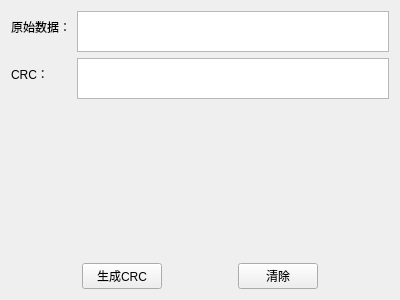
<?xml version="1.0" encoding="UTF-8"?>
<ui version="4.0">
 <class>CRCForm</class>
 <widget class="QWidget" name="CRCForm">
  <property name="geometry">
   <rect>
    <x>0</x>
    <y>0</y>
    <width>400</width>
    <height>300</height>
   </rect>
  </property>
  <property name="windowTitle">
   <string>计算CRC</string>
  </property>
  <property name="autoFillBackground">
   <bool>false</bool>
  </property>
  <layout class="QVBoxLayout" name="verticalLayout_2">
   <item>
    <layout class="QVBoxLayout" name="verticalLayout">
     <item>
      <layout class="QFormLayout" name="formLayout">
       <item row="0" column="0">
        <widget class="QLabel" name="label">
         <property name="text">
          <string>原始数据：</string>
         </property>
        </widget>
       </item>
       <item row="0" column="1">
        <widget class="QTextEdit" name="originalData">
         <property name="sizePolicy">
          <sizepolicy hsizetype="Preferred" vsizetype="Maximum">
           <horstretch>0</horstretch>
           <verstretch>0</verstretch>
          </sizepolicy>
         </property>
         <property name="maximumSize">
          <size>
           <width>16777215</width>
           <height>41</height>
          </size>
         </property>
        </widget>
       </item>
       <item row="1" column="0">
        <widget class="QLabel" name="label_2">
         <property name="text">
          <string>CRC：</string>
         </property>
        </widget>
       </item>
       <item row="1" column="1">
        <widget class="QTextEdit" name="CRCValue">
         <property name="sizePolicy">
          <sizepolicy hsizetype="Expanding" vsizetype="Maximum">
           <horstretch>0</horstretch>
           <verstretch>0</verstretch>
          </sizepolicy>
         </property>
         <property name="maximumSize">
          <size>
           <width>16777215</width>
           <height>41</height>
          </size>
         </property>
         <property name="readOnly">
          <bool>true</bool>
         </property>
        </widget>
       </item>
      </layout>
     </item>
     <item>
      <spacer name="verticalSpacer">
       <property name="orientation">
        <enum>Qt::Vertical</enum>
       </property>
       <property name="sizeHint" stdset="0">
        <size>
         <width>20</width>
         <height>40</height>
        </size>
       </property>
      </spacer>
     </item>
     <item>
      <layout class="QHBoxLayout" name="horizontalLayout">
       <item>
        <spacer name="horizontalSpacer_2">
         <property name="orientation">
          <enum>Qt::Horizontal</enum>
         </property>
         <property name="sizeHint" stdset="0">
          <size>
           <width>40</width>
           <height>20</height>
          </size>
         </property>
        </spacer>
       </item>
       <item>
        <widget class="QPushButton" name="generateCRC">
         <property name="text">
          <string>生成CRC</string>
         </property>
        </widget>
       </item>
       <item>
        <spacer name="horizontalSpacer">
         <property name="orientation">
          <enum>Qt::Horizontal</enum>
         </property>
         <property name="sizeHint" stdset="0">
          <size>
           <width>40</width>
           <height>20</height>
          </size>
         </property>
        </spacer>
       </item>
       <item>
        <widget class="QPushButton" name="clearAllData">
         <property name="text">
          <string>清除</string>
         </property>
        </widget>
       </item>
       <item>
        <spacer name="horizontalSpacer_3">
         <property name="orientation">
          <enum>Qt::Horizontal</enum>
         </property>
         <property name="sizeHint" stdset="0">
          <size>
           <width>40</width>
           <height>20</height>
          </size>
         </property>
        </spacer>
       </item>
      </layout>
     </item>
    </layout>
   </item>
  </layout>
 </widget>
 <resources/>
 <connections/>
</ui>
